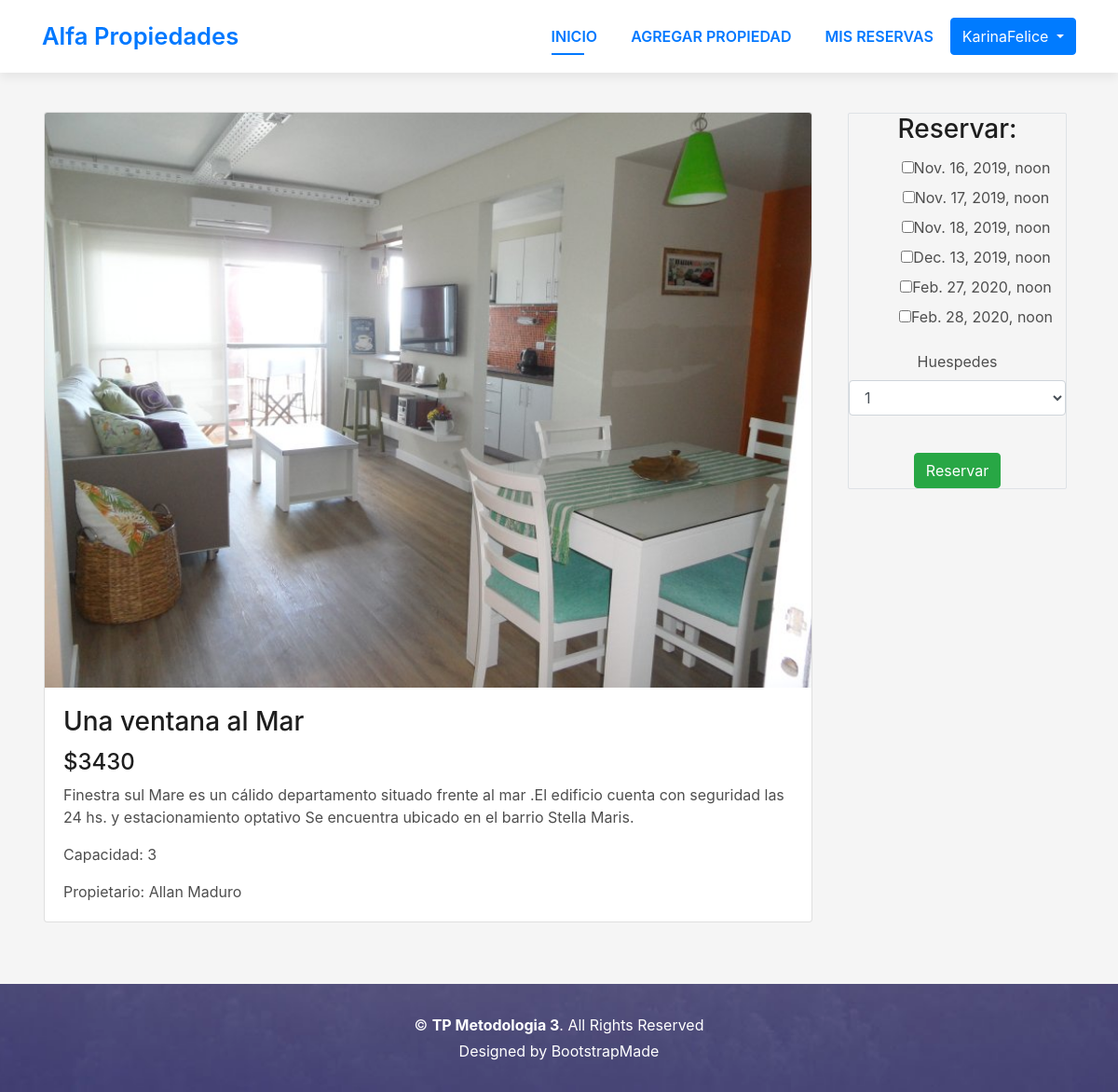
Page /property/19 (signed in) on the committed database.
### rent/models.py (models this page shows, shortened)
class Property(models.Model):
    name = models.CharField(max_length=45)
    description = models.CharField(max_length=200)
    price = models.IntegerField()
    capacity = models.IntegerField()
    city = models.ForeignKey(City, null=True, on_delete=models.SET_NULL)
    owner = models.ForeignKey(User, null=False, on_delete=models.SET('null'))
    image = models.ImageField(upload_to='rent/img/', null=True)
    class Meta:
        verbose_name_plural = 'Propiedades'

class RentDate(models.Model):
    date = models.DateTimeField()
    property = models.ForeignKey(Property, null=False, on_delete=models.SET('null'), default=1)
    reservation = models.ForeignKey(Reservation, null=True, on_delete=models.SET_NULL, blank=True)
    class Meta:
        verbose_name_plural = 'Fechas de Alquileres'
    def __str__(self):
        return self.date.__format__("%Y-%m-%d %H:%M:%S")

### rent/views.py (the view, shortened to what this page needs)
# urls.py: path('property/<int:property_id>', views.property),
def property(request, property_id):
        o = Property.objects.get(id=property_id)
        user = request.user
        dates = RentDate.objects.filter(property=o).filter(reservation=None)
        ciudades_list = City.objects.all()
        totalcapacity = o.capacity + 1
        capacity = range(1, totalcapacity)
        msg = ''
        return render(request, "rent/property.html",
                      {'ciudades_list': ciudades_list, 'property': o, 'capacity': capacity, 'dates': dates})

### rent/templates/rent/property.html (shortened to what this page needs)
{% extends "./basictemplate.html" %}
{% block content %}
<br><br><br><br>
<div class="container">
  <div class="row">
    <div class="col-lg-9">
      <div class="card mt-4" style="width: 100%;float: left;margin: 2px;">
        {% if property.image %}
        <img class="card-img-top img-fluid" src="{{ property.image.url }}" alt="">
        {% endif %}
        <div class="card-body">
          <h3 class="card-title">{{ property.name }}</h3>
          <h4>${{ property.price }}</h4>
          <p class="card-text">{{ property.description }}</p>
          <p class="card-text">Capacidad: {{ property.capacity }}</p>
          <p class="card-text">Propietario: {{ property.owner.first_name}} {{ property.owner.last_name }}</p>
        </div>
      </div>
    </div>
    <div class="col-lg-3" style="float: right;">
      <div class="list-group border"
        style="text-align: center;border: black;margin: 10px; margin-top: 25px; border-radius: 2px;">
        <h3 class="card-title">Reservar:</h3>
        {% if dates %}
        {% if request.user.is_authenticated == False%}
        <a class="btn btn-primary" href="/login">Iniciar sesion para reservar!</a>
        {% else %}
        <form method="POST">
          <div class="form-group">
            <ul>
              {% for date in dates %}
              <label><input type="checkbox" name="dates" value="{{date}}">{{ date.date }}</label>
              {% endfor %}
            </ul>
            <label for="cap">Huespedes</label><select class="form-control" name="" id="cap">
              {% for value in capacity %}
              <option value="{{ value }}">{{ value }}</option>
              {% endfor %}
            </select><br>
          </div>
          <button type="submit" class="btn btn-success">Reservar</button>
        </form>
        {% endif %}
        {% endif %}
      </div>
    </div>
  </div>
</div>
{% endblock %}

### rent/templates/rent/basictemplate.html (shortened to what this page needs)
<!DOCTYPE html>
<html lang="en">
<head>
  {% load static %}
  <link href="{% static 'rent/lib/bootstrap/css/bootstrap.min.css' %} " rel="stylesheet">
  <link href=" {% static 'rent/lib/font-awesome/css/font-awesome.min.css'%}" rel="stylesheet">
  <link href=" {% static 'rent/lib/animate/animate.min.css' %}" rel="stylesheet">
  <link href=" {% static 'rent/lib/ionicons/css/ionicons.min.css'%} " rel="stylesheet">
  <link href=" {% static 'rent/lib/owlcarousel/assets/owl.carousel.min.css'%}" rel="stylesheet">
  <link href=" {% static 'rent/lib/lightbox/css/lightbox.min.css'%}" rel="stylesheet">
  <link href="{% static 'rent/css/style.css'%}" rel="stylesheet">
</head>
<body id="page-top">
  <nav class="navbar navbar-b navbar-reduce navbar-expand-md fixed-top" id="mainNav">
    <div class="container">
      <a class="navbar-brand js-scroll" href="/">Alfa Propiedades</a>
      <div class="navbar-collapse collapse justify-content-end" id="navbarDefault">
        <ul class="navbar-nav">
          <li class="nav-item">
            <a class="nav-link js-scroll active" href="/">Inicio</a>
          </li>
          {% if request.user.is_authenticated %}
          <li class="nav-item">
            <a class="nav-link js-scroll " href="/addProperty">Agregar propiedad</a>
          </li>
          <li class="nav-item">
            <a class="nav-link js-scroll " href="/reservations">Mis reservas</a>
          </li>
          {% endif %}
          {% if request.user.is_authenticated %}
          <div class="btn-group">
            <button type="button" class="btn btn-primary dropdown-toggle" data-toggle="dropdown" aria-haspopup="true"
              aria-expanded="false">
              {{request.user}}
            </button>
          </div>
          {% endif %}
        </ul>
      </div>
    </div>
  </nav>
  {% block content %}{% endblock %}
  <section class="paralax-mf footer-paralax bg-image sect-mt4 route"
    style="background-image: url(/static/rent/img/overlay-bg.jpg)">
    <footer>
      <div class="container">
        <div class="row">
          <div class="col-sm-12">
            <div class="copyright-box">
              <p class="copyright">&copy; <strong>TP Metodologia 3</strong>. All Rights Reserved</p>
              <div class="credits">
                Designed by <a href="https://bootstrapmade.com/">BootstrapMade</a>
              </div>
            </div>
          </div>
        </div>
      </div>
    </footer>
  </section>
</body>
</html>

### rent/static/rent/css/style.css (style rules this page uses)
body { background-color: #f5f5f5; color: #4e4e4e; }
h1, h2, h3, h4, h5, h6 { color: #1e1e1e; }
a { color: #1e1e1e; transition: all 0.5s ease-in-out; }
.box-shadow, .paralax-mf, .service-box, .work-box, .card-blog { box-shadow: 0 13px 8px -10px rgba(0, 0, 0, 0.1); }
.bg-image { background-repeat: no-repeat; background-attachment: fixed; background-size: cover; background-position: center center; }
.paralax-mf { position: relative; padding: 8rem 0; }
.sect-mt4 { margin-top: 4rem; }
.navbar-b { transition: all .5s ease-in-out; background-color: transparent; padding-top: 1.563rem; padding-bottom: 1.563rem; }
.navbar-b.navbar-reduce { box-shadow: 0px 6px 9px 0px rgba(0, 0, 0, 0.06); }
.navbar-b.navbar-trans .nav-item, .navbar-b.navbar-reduce .nav-item { position: relative; padding-right: 10px; padding-left: 0; }
.navbar-b.navbar-trans .nav-link, .navbar-b.navbar-reduce .nav-link { color: #fff; text-transform: uppercase; font-weight: 600; }
.navbar-b.navbar-trans .nav-link:before, .navbar-b.navbar-reduce .nav-link:before { content: ''; position: absolute; margin-left: 0px; width: 0%; bottom: 0; left: 0; height: 2px; transition: all 500ms ease; }
.navbar-b.navbar-trans .show > .nav-link:before, .navbar-b.navbar-trans .active > .nav-link:before, .navbar-b.navbar-trans .nav-link.show:before, .navbar-b.navbar-trans .nav-link.active:before, .navbar-b.navbar-reduce .show > .nav-link:before, .navbar-b.navbar-reduce .active > .nav-link:before, .navbar-b.navbar-reduce .nav-link.show:before, .navbar-b.navbar-reduce .nav-link.active:before { width: 35px; }
.navbar-b.navbar-reduce { transition: all .5s ease-in-out; background-color: #fff; padding-top: 15px; padding-bottom: 15px; }
.navbar-b.navbar-reduce .nav-link { color: #0078ff; }
.navbar-b.navbar-reduce .nav-link:before { background-color: #0078ff; }
.navbar-b.navbar-reduce .show > .nav-link, .navbar-b.navbar-reduce .active > .nav-link, .navbar-b.navbar-reduce .nav-link.show, .navbar-b.navbar-reduce .nav-link.active { color: #0078ff; }
.navbar-b.navbar-reduce .navbar-brand { color: #0078ff; }
.navbar-b .navbar-brand { color: #fff; font-size: 1.6rem; font-weight: 600; }
.footer-paralax { padding: 2rem 0 0 0; }
footer { text-align: center; color: #fff; padding-bottom: 2rem; }
footer .copyright { margin-bottom: .3rem; }
footer .credits { margin-bottom: 0; }
footer .credits a { color: #fff; }
@media (min-width: 768px) { .navbar-b.navbar-trans .nav-item, .navbar-b.navbar-reduce .nav-item { padding-left: 10px; } }
@media (min-width: 768px) { .navbar-b.navbar-trans .nav-link:before, .navbar-b.navbar-reduce .nav-link:before { margin-left: 18px; } }

### rows in the picture
Property: image (picture), name "Una ventana al Mar", price "3430", description "Finestra sul Mare es un cálido departamento situado frente al mar .El edificio cuenta con seguridad las 24 hs. y estacionamiento optativo Se encuentra ubicado en el barrio Stella Maris.", capacity "3", owner.first_name "Allan", owner.last_name "Maduro"
RentDate: date "Nov. 16, 2019, noon"
RentDate: date "Nov. 17, 2019, noon"
RentDate: date "Nov. 18, 2019, noon"
RentDate: date "Dec. 13, 2019, noon"
RentDate: date "Feb. 27, 2020, noon"
RentDate: date "Feb. 28, 2020, noon"

### other values in the picture
{{ request.user }} "KarinaFelice"
form field value "1"
